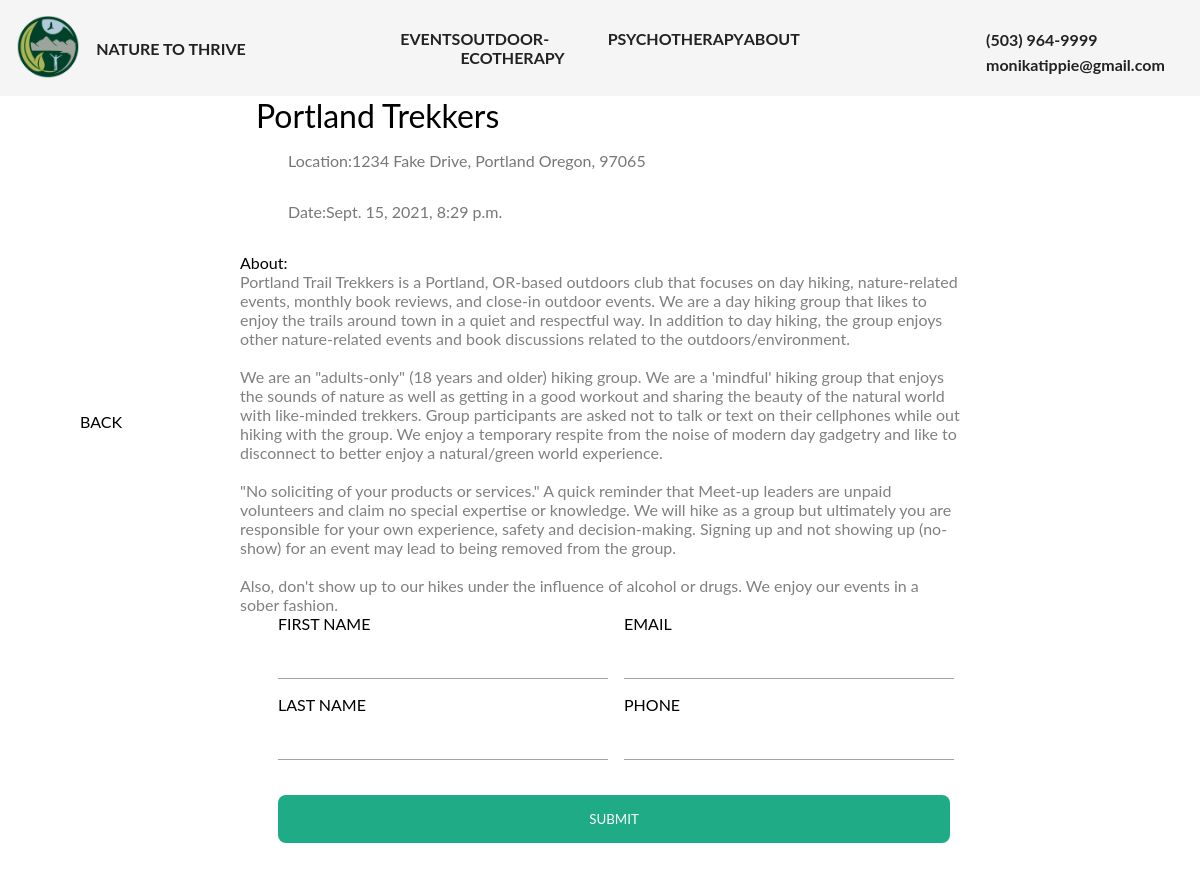
Screenshot of /event/1 with the database file from the repository.
### natureapp/models.py (models this page shows, shortened)
class Post(models.Model):
    title = models.CharField(max_length=255)
    summary = models.CharField(max_length=255, default='See more by clicking on the link below')
    body = models.TextField()
    event_date = models.DateTimeField(default=now, blank=True)
    image = models.ImageField(upload_to='images/', default='images/cat.jpg')
    location = models.CharField(max_length=255, default="1234 Fake Drive, Portland Oregon, 97065")

### natureapp/views.py (the view)
# urls.py: path('event/<int:pk>', EventDetailView.as_view(), name="event_details" )
class EventDetailView(DetailView):
    model = Post
    template_name = 'event_details.html'

### natureapp/templates/event_details.html (shortened to what this page needs)
{% extends 'home.html' %}
{% block event_details %}
    <div id="eventPage">
        <a id="eventPageBackBtn" href="{% url 'events' %}">BACK</a>
        <div id="innerPostEvent">
            {% load static %}
            <div id="conatinerPictureTitle">
                <p id="postTitle">{{ post.title }} </p>
                <div id="dateLocation">
                    <p id="emphasize">Location: </p><p id="">{{ post.location }}</p>
                </div>
                <div id="dateLocation">
                    <p id="emphasize">Date: </p><p id="">{{ post.event_date }}</p>
                </div>
            </div>
            <p id="emphasize">About: </p><p id="postD">{{ post.body }}</p>
        </div>
        <form id='eventFormContainer'>
            <div id='eventFormInner'>
                <div>
                    <label id="formLabel">FIRST NAME</label>
                    <br>
                    <input id="formInput"></input>
                    <br>
                    <label id="formLabel">LAST NAME</label>
                    <br>
                    <input id="formInput"></input>
                </div>
                <div id="eventFormRight">
                    <label id="formLabel">EMAIL</label>
                    <br>
                    <input id="formInput" type="email"></input>
                    <br>
                    <label id="formLabel">PHONE</label>
                    <br>
                    <input id="formInput" type='tel'></input>
                </div>
            </div>
            <br>
            <button type="submit">SUBMIT</button>
        </form>
    </div>
{% endblock event_details %}

### natureapp/static/natureapp/main.css (style rules this page uses)
* { margin: 0; padding: 0; font-family: 'Lato', sans-serif; box-sizing: border-box; }
#conatinerPictureTitle { padding-left: 1rem; width: 100%; }
#postTitle { font-size: 2rem; text-align: start; margin-bottom: 1rem; }
#dateLocation { width: 100%; margin-left: 2rem; display: flex; margin-top: 1rem; margin-bottom: 2rem; color: rgb(119, 119, 119); }
#postD { white-space: pre-wrap; text-align: start; color: gray; }
#eventPage { margin-bottom: 5rem; display: flex; flex-direction: column; justify-content: center; align-items: center; }
#innerPostEvent { padding-top: 6rem; width: 60vw; }
#eventPageBackBtn { position: absolute; left: 5rem; color: black; text-decoration: none; }
#eventFormContainer { margin-left: 2rem; }
#eventFormInner { display: flex; }
#eventFormRight { margin-left: 1rem; }
#formInput { padding: .5rem 1rem .5rem 1rem; font-size: 1.5rem; margin-bottom: 1rem; border: none; border-bottom: 1px solid rgba(0, 0, 0, 0.37); }
#eventFormInner label { text-align: start; }
#eventFormContainer button { padding: 1rem; width: 42rem; border: none; color: white; background-color: rgb(30, 171, 134); border-radius: .5rem; }

### rows the page displays
Post: title "Portland Trekkers", location "1234 Fake Drive, Portland Oregon, 97065", event_date "Sept. 15, 2021, 8:29 p.m.", body "Portland Trail Trekkers is a Portland, OR-based outdoors club that focuses on day hiking, nature-related events, monthly book reviews, and close-in outdoor events. We are a day hiking group that likes to enjoy the trails around town in a quiet and respectful way. In addition to day hiking, the group enjoys other nature-related events and book discussions related to the outdoors/environment. We are an \"adults-only\" (18 years and older) hiking group. We are a 'mindful' hiking group that enjoys the sounds of nature as well as getting in a good workout and sharing the beauty of the natural world with like-minded trekkers. Group participants are asked not to talk or text on their cellphones…"
